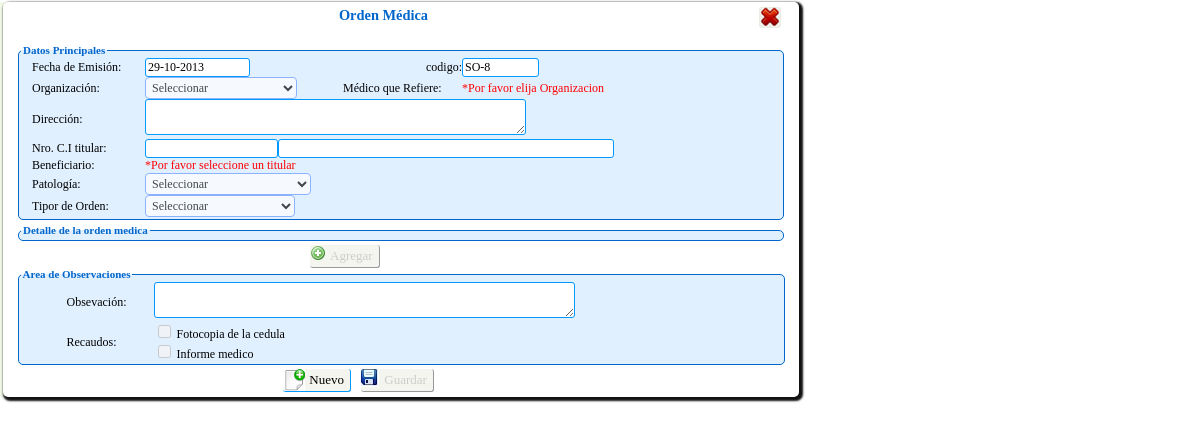
/persona/Php/transacciones/solicitud_orden/solicitud_orden.php (signed in), run on an earlier commit of the app's database.
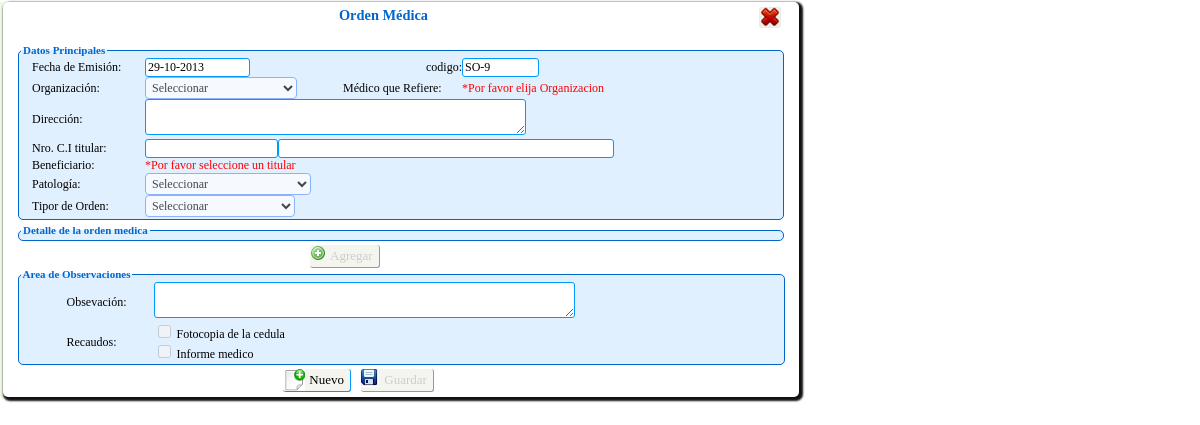
And on a later commit of the database.
### tables this page shows
CREATE TABLE `tsolicitud_servicio` (
  `id_solicitud` int(11) NOT NULL,
  `id_solicitud_reembolso` int(11) NOT NULL,
  `cod_hoja` char(7) NOT NULL,
  `id_titular` int(11) NOT NULL,
  `id_beneficiario` int(11) NOT NULL,
  `tipo_beneficiario` char(1) NOT NULL,
  `id_servicio` int(11) NOT NULL,
  `id_patologia` int(11) NOT NULL,
  `autorizado` varchar(50) default NULL,
  `ced_autorizado` int(12) default NULL,
  `tratamiento` char(1) default NULL,
  `fecha_ini` date default NULL,
  `fecha_fin` date default NULL,
  `fecha` date NOT NULL,
  `diagnostico` varchar(150) NOT NULL,
  `observacion` varchar(150) default NULL,
  `id_medico` int(11) default NULL,
  `id_proveedor` int(11) default NULL,
  `hora` varchar(20) NOT NULL,
  `estatus` char(1) NOT NULL,
  `motivo_eliminacion` varchar(500) default NULL,
  KEY `id_titular` (`id_titular`),
  KEY `id_beneficiario` (`id_beneficiario`),
  KEY `id_servicio` (`id_servicio`),
  KEY `id_medico` (`id_medico`),
  KEY `id_proveedor` (`id_proveedor`),
  KEY `id_patologia` (`id_patologia`),
  KEY `id_solicitud` (`id_solicitud`)
);

### persona/Clases/clase_solicitud_orden.php (called while the page is built, shortened)
<?php
include_once("clase_mysql.php");
class sOrden extends conectaBDMy{
    public function buscaUltimoID(){
       $sql="SELECT * FROM tsolicitud_servicio ORDER BY id_solicitud DESC LIMIT 1";
		return ($cursor= parent::ejecuta_sql($sql));
    }
    public function sig_tupla( $registro )
	{
		return( parent::proxima_tupla( $registro ) );
	}
}
?>

### persona/Clases/clase_mysql.php (called while the page is built, shortened)
<?PHP
class conectaBDMy
{
	private $servidor;
	private $usuario;
	private $password;
	private $conexion;
	function conectaBDMy()
	{
		$this->servidor="localhost";
		$this->usuario="root";
		$this->password="iutep";
		$this->basedatos="bdsas";
	}
	function abrir_BD()
	{
		if ( !($enlace= @mysql_connect( $this->servidor, $this->usuario, $this->password ) ) )
		{
		header("Location: ../html/Error_bd.html");
		}
		$this->conexion=$enlace;
		return true;
	}
	function ejecuta_sql( $query )
	{
		if ( $this->abrir_BD() )
	     return ( mysql_query($query,$this->conexion ) );
	else
	     return null;
	}
  function proxima_tupla($cursor)
  {
	return mysql_fetch_array($cursor);
  }
}
?>

### persona/Php/transacciones/solicitud_orden/solicitud_orden.php (the view, shortened to what the changed rows need)
<?php
include_once("../../../Clases/clase_solicitud_orden.php");
$sOrden= new sOrden();
$compl='SO-';
$idSolicitud='0';
$res=$sOrden->buscaUltimoID();
$res=$sOrden->sig_tupla($res);
if($res){
	$idSolicitud=$res['id_solicitud']+1;
}else{
	$idSolicitud='1';
}
?><!DOCTYPE HTML>
<html lang="es">
  <head>
  	<link rel="stylesheet" type="text/css" href="../../../Css/estilo2.css" />
    <link rel="stylesheet" type="text/css" href="../../../Css/estilos.css" />
	<link rel="stylesheet" type="text/css" href="../../../Css/jscal2.css" />
    <link rel="stylesheet" type="text/css" href="../../../Css/border-radius.css" />
     <link href="../../../JavaScript/jquery.alerts.css" rel="stylesheet" type="text/css" />
</head>
<body>
<div id="cuerpo">
<form action="" method="POST" id="form_orden_solicitud" name="form_orden_solicitud">
<table width="773" height="25" border="0" cellpadding="0" cellspacing="0">
    <tr>
      <td width="751"> <h1>Orden Médica</h1></td>
    </tr>
  </table>
  <fieldset>
    <table width="760" border="0" cellpadding="0" cellspacing="0">
    <tr>
      <td width="319" ><input name="fecha2" id="fecha2" type="text" size="8" readonly value="<?php echo $compl.''.$idSolicitud; ?>"/></td>
    </tr>
    </table>
    </fieldset>
</form>
</div>
</body>
</html>

What changed in the data, as far as the page shows it:
no longer on this page (row unchanged): tsolicitud_servicio: fecha2 "SO-8"
added tsolicitud_servicio: fecha2 "SO-9"
